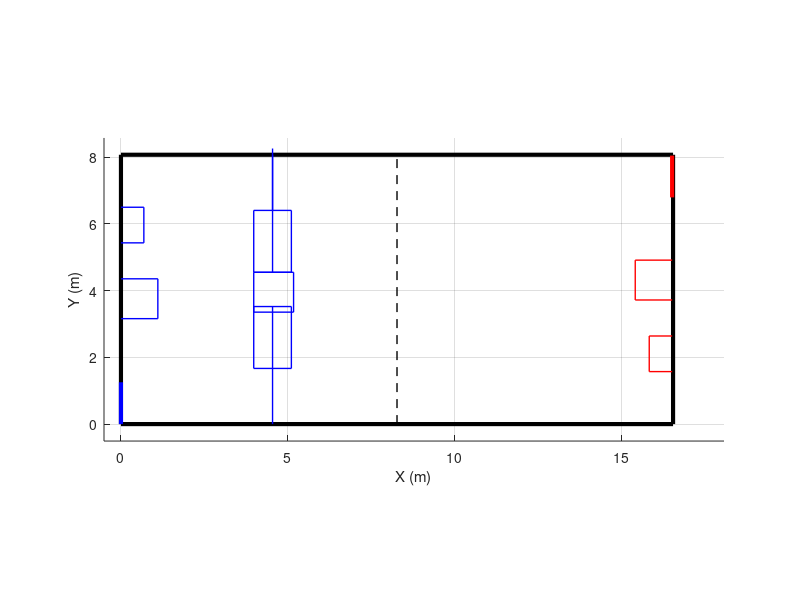

Write MATLAB code to recreate this figure.
%% Define Data
D2R = pi/180;

% Field Size 317 in. x 691 in.
field_width = 317.69 * 0.0254;
field_length = 691.22 * 0.0254;

% [x, y, velocity, angle]


%% Run simulation

% Create figure
figure(1), clf
hold on

% Field
plot([0 0]*0.0254,[0 317.69]*0.0254,'k','LineWidth',3)
plot([0 651.22]*0.0254,[0 0]*0.0254,'k','LineWidth',3)
plot([0 651.22]*0.0254,[317.69 317.69]*0.0254,'k','LineWidth',3)
plot([651.22, 651.22]*0.0254,[0 317.69]*0.0254,'k','LineWidth',3)

plot([325.61 325.61]*0.0254,[0 317.69]*0.0254,'k','LineWidth',1, 'LineStyle','--')

%Hub
plot([156.61 156.61+47]*0.0254,[317.69-65.65-73 317.69-65.65-73]*0.0254, 'b', 'LineWidth', 1)
plot([156.61 156.61+47]*0.0254,[317.69-65.65-73-47 317.69-65.65-73-47]*0.0254, 'b', 'LineWidth', 1)
plot([156.61+47 156.61+47]*0.0254,[317.69-65.65-73 317.69-65.65-73-47]*0.0254, 'b', 'LineWidth', 1)
plot([156.61 156.61]*0.0254,[317.69-65.65-73 317.69-65.65-73-47]*0.0254, 'b', 'LineWidth', 1)




%Trench + Bump
plot([156.61 156.61+44.40]*0.0254,[317.69-65.65-73 317.69-65.65-73]*0.0254, 'b', 'LineWidth', 1)
plot([156.61+44.40 156.61+44.40]*0.0254,[317.69-65.65 317.69-65.65-73]*0.0254, 'b', 'LineWidth', 1)
plot([156.61 156.61]*0.0254, [317.69-65.65 317.69-65.65-73]*0.0254, 'b', 'LineWidth', 1)
plot([156.61+22.2 156.61+22.2]*0.0254,[317.69-65.65 317.69-65.65-73]*0.0254, 'b', 'LineWidth', 1)
plot([156.61+22.2 156.61+22.2]*0.0254,[317.69-65.65 317.69-65.65+73]*0.0254, 'b', 'LineWidth', 1)
plot([156.61+22.2 156.61+22.2]*0.0254,[317.69 317.69-65.65]*0.0254, 'b', 'LineWidth', 1)
plot([156.61+22.2 156.61+22.2]*0.0254,[0 65.65]*0.0254, 'b', 'LineWidth', 1)
plot([156.61 156.61+44.40]*0.0254,[317.69-65.65 317.69-65.65]*0.0254, 'b', 'LineWidth', 1)

plot([156.61 156.61+44.40]*0.0254,[65.65 65.65]*0.0254, 'b', 'LineWidth', 1)
plot([156.61 156.61+44.40]*0.0254,[65.65+73 65.65+73]*0.0254, 'b', 'LineWidth', 1)
plot([156.61+44.40 156.61+44.40]*0.0254,[65.65 65.65+73]*0.0254, 'b', 'LineWidth', 1)
plot([156.61 156.61]*0.0254, [65.65 65.65+73]*0.0254, 'b', 'LineWidth', 1)
plot([156.61+22.2 156.61+22.2]*0.0254,[65.65 65.65+73]*0.0254, 'b', 'LineWidth', 1)




plot([40+3.510 40+3.510]*0.0254,[26.62+121.24+23.5 26.62+121.24-23.5]*0.0254, 'b', 'LineWidth', 1)
plot([0 40+3.510]*0.0254,[26.62+121.24+23.5 26.62+121.24+23.5]*0.0254, 'b', 'LineWidth', 1)
plot([0 40+3.510]*0.0254,[26.62+121.24-23.5 26.62+121.24-23.5]*0.0254, 'b', 'LineWidth', 1)
plot([650.12-40-3.510 650.12-40-3.510]*0.0254,[82.42+87.46-23.5 82.42+87.46+23.5]*0.0254, 'r', 'LineWidth', 1)
plot([650.12 650.12-40-3.510]*0.0254,[82.42+87.46-23.5 82.42+87.46-23.5]*0.0254, 'r', 'LineWidth', 1)
plot([650.12 650.12-40-3.510]*0.0254,[82.42+87.46+23.5 82.42+87.46+23.5]*0.0254, 'r', 'LineWidth', 1)

plot([27 27]*0.0254,[158.84+75.93-21 158.84+75.93+21]*0.0254, 'b', 'LineWidth', 1)
plot([0 27]*0.0254,[158.84+75.93+21 158.84+75.93+21]*0.0254, 'b', 'LineWidth', 1)
plot([0 27]*0.0254,[158.84+75.93-21 158.84+75.93-21]*0.0254, 'b', 'LineWidth', 1)
plot([650.12-27 650.12-27]*0.0254,[158.84-75.93-21 158.84-75.93+21]*0.0254, 'r', 'LineWidth', 1)
plot([650.12 650.12-27]*0.0254,[158.84-75.93+21 158.84-75.93+21]*0.0254, 'r', 'LineWidth', 1)
plot([650.12 650.12-27]*0.0254,[158.84-75.93-21 158.84-75.93-21]*0.0254, 'r', 'LineWidth', 1)



plot([0 0]*0.0254,[0 49.32]*0.0254, 'b', 'LineWidth', 3)
plot([650.12 650.12]*0.0254,[316.69 316.69-49.32]*0.0254, 'r', 'LineWidth', 3)



axis([-20*0.0254, (297.7*2+95.9+20)*0.0254, -20*0.0254, (317.5+20)*0.0254])

axis equal

axis equal
grid on
xlabel('X (m)')
ylabel('Y (m)')
